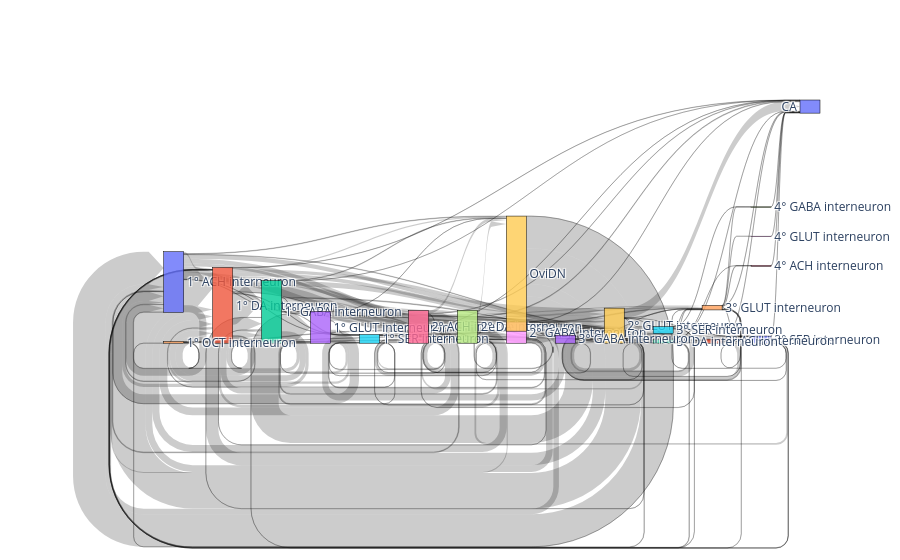

Notebook source saved alongside this figure:
### Code cell
import plotly.graph_objects as go

aggregated = pd.read_csv("grouped_edge_list.csv")

# Build global labels
name_to_idx = {}
labels = []

source = []
target = []
value = []

for group in aggregated['pre_group'].unique():
    if group not in name_to_idx:
        name_to_idx[group] = len(labels)
        labels.append(group)

for group in aggregated['post_group'].unique():
    if group not in name_to_idx:
        name_to_idx[group] = len(labels)
        labels.append(group)

for _, row in aggregated.iterrows():
    # if row['pre_group'] == row['post_group']: continue
    source.append(name_to_idx[row['pre_group']])
    target.append(name_to_idx[row['post_group']])
    value.append(row['syn_count'])

fig = go.Figure(data=[go.Sankey(
    arrangement='snap',
    node=dict(
        pad=15,
        thickness=20,
        line=dict(color="black", width=0.5),
        label=labels,
    ),
    link=dict(
        arrowlen=15,
        source=source,
        target=target,
        value=value,
    ),
)])

fig.show()

### Figure 1 — Plotly figure (JSON) as saved in the notebook; plotly's stock layout.template omitted (floating-point values rounded to 4 significant figures; data arrays with more than 128 entries replaced by an {"elided": "..."} marker saying what was removed)
{"data": [{"arrangement": "snap", "link": {"arrowlen": 15, "source": {"elided": "161 int values"}, "target": {"elided": "161 int values"}, "value": {"elided": "161 int values"}}, "node": {"label": ["1° ACH interneuron", "1° DA interneuron", "1° GABA interneuron", "1° GLUT interneuron", "1° OCT interneuron", "1° SER interneuron", "2° ACH interneuron", "2° DA interneuron", "2° GABA interneuron", "2° GLUT interneuron", "2° SER interneuron", "3° ACH interneuron", "3° DA interneuron", "3° GABA interneuron", "3° GLUT interneuron", "3° SER interneuron", "4° ACH interneuron", "4° GABA interneuron", "4° GLUT interneuron", "OviDN", "CA"], "line": {"color": "black", "width": 0.5}, "pad": 15, "thickness": 20}, "type": "sankey"}], "layout": {}}
